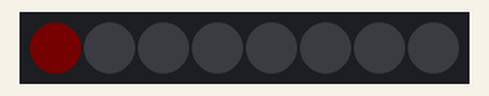
This sketch was run on a simulated ESP32. Parts: 8 RGB LEDs in strip order, left to right. Dim RGB values are drawn brighter than linear.

Above: at 0.1 s.
At 0.8 s:
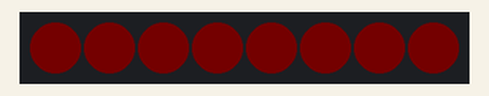
At 2.1 s:
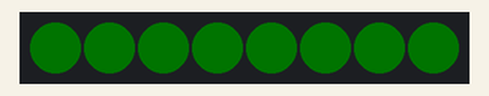
At 3.4 s:
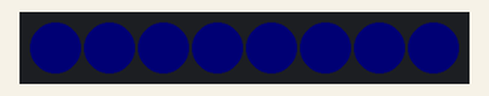
At 4.7 s:
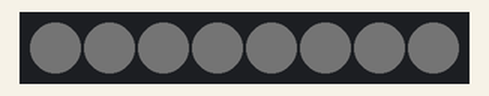
At 6.0 s:
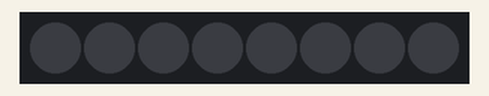
Timing chart, 0 to 40.0 s (numbered marks = the images above):
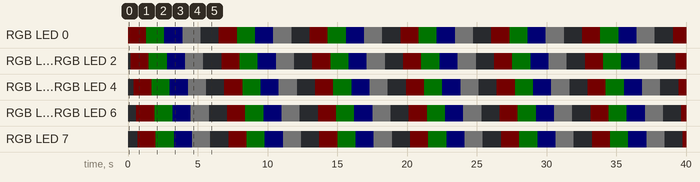

Measured:
- by itself, RGB LED 0–7: repeats every 6.5 s: RGB(0, 1, 0) 1.3 s, RGB(0, 0, 1) 1.3 s, RGB(1, 1, 1) 1.3 s, off 1.3 s, RGB(1, 0, 0) 1.3 s
- by itself, everything shown: repeats every 6.5 s, in 25 steps
- what the display in image 1 shows lasts 0.6 s, from 0.7 s to 1.3 s

The sketch:

ledRGBCircleWheel.ino
```cpp
#include "Freenove_WS2812_Lib_for_ESP32.h"

#define LEDS_COUNT  8  // The number of led
#define LEDS_PIN	  4  // define the pin connected to the Freenove 8 led strip
#define CHANNEL		  0  // RMT module channel

Freenove_ESP32_WS2812 strip = Freenove_ESP32_WS2812(LEDS_COUNT, LEDS_PIN, CHANNEL, TYPE_GRB);

int m_color[5][3] = { {255, 0, 0}, {0, 255, 0}, {0, 0, 255}, {255, 255, 255}, {0, 0, 0} };
int delayval = 100;

void setup() {
	strip.begin();
	strip.setBrightness(1);
}
void loop() {
	for (int j = 0; j < 5; j++) {
		for (int i = 0; i < LEDS_COUNT; i++) {
			strip.setLedColorData(i, m_color[j][0], m_color[j][1], m_color[j][2]);// Set color data.
			strip.show();   // Send color data to LED, and display.
			delay(delayval);// Interval time of each LED.
		}
		delay(500);       // Interval time of each group of colors.
	}
}
```
